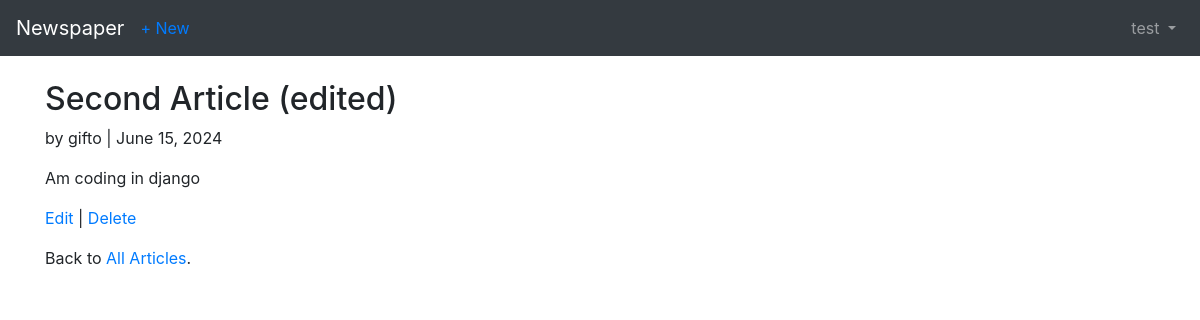
The page /articles/11/ (signed in) on the database its author committed.
### users/models.py (models this page shows)
class CustomUser(AbstractUser):
    age = models.PositiveIntegerField(null=True, blank=True)

### articles/models.py (models this page shows, shortened)
class Article(models.Model):
    title = models.CharField(max_length=255)
    body = models.TextField()
    date = models.DateField(auto_now_add=True)
    author = models.ForeignKey(
        get_user_model(),
        on_delete=models.CASCADE
    )

### articles/views.py (the view)
# urls.py: path('<int:pk>/', ArticleDetailView.as_view(), name='article_detail'),
class ArticleDetailView(LoginRequiredMixin, DetailView):
    model = Article
    template_name = 'article_detail.html'
    login_url = 'login'

### templates/article_detail.html
{% extends 'base.html' %}
{% block content %}
    <div class="article-entry">
        <h2>{{ object.title }} (edited)</h2>
        <p>by {{ object.author }} | {{ object.date }}</p>
        <p>{{ object.body }}</p>
    </div>
    <p>
        <a href="{% url 'article_edit' article.pk %}">Edit</a> |
        <a href="{% url 'article_delete' article.pk %}">Delete</a>
    </p>
    <p>Back to <a href="{% url 'article_list' %}">All Articles</a>.</p>
{% endblock %}

### templates/base.html (shortened to what this page needs)
<!doctype html>
<html lang="en">
<head>
    <link rel="stylesheet" href="https://cdn.jsdelivr.net/npm/bootstrap@4.0.0/dist/css/bootstrap.min.css"
>
</head>
<body>
<nav class="navbar navbar-expand-md navbar-dark bg-dark mb-4">
    <a class="navbar-brand" href="{% url 'home' %}">Newspaper</a>
    <div class="collapse navbar-collapse" id="navbarCollapse">
        {% if user.is_authenticated %}
            <ul class="navbar-nav mr-auto">
            <li class="nav-item"><a href="{% url 'article_new' %}">+ New</a></li>
            </ul>
            <ul class="navbar-nav ml-auto">
                <li class="nav-item">
                    <a class="nav-link dropdown-toggle" href="#" id="userMenu"
                       data-toggle="dropdown" aria-haspopup="true"
                       aria-expanded="false">
                        {{ user.username }}
                    </a>
                </li>
            </ul>
        {% endif %}
    </div>
</nav>
<div class="container">
    {% block content %}
    {% endblock content %}
</div>
</body>
</html>

### rows shown on the page
CustomUser: username "test"
Article: title "Second Article", author "gifto", date "June 15, 2024", body "Am coding in django"
